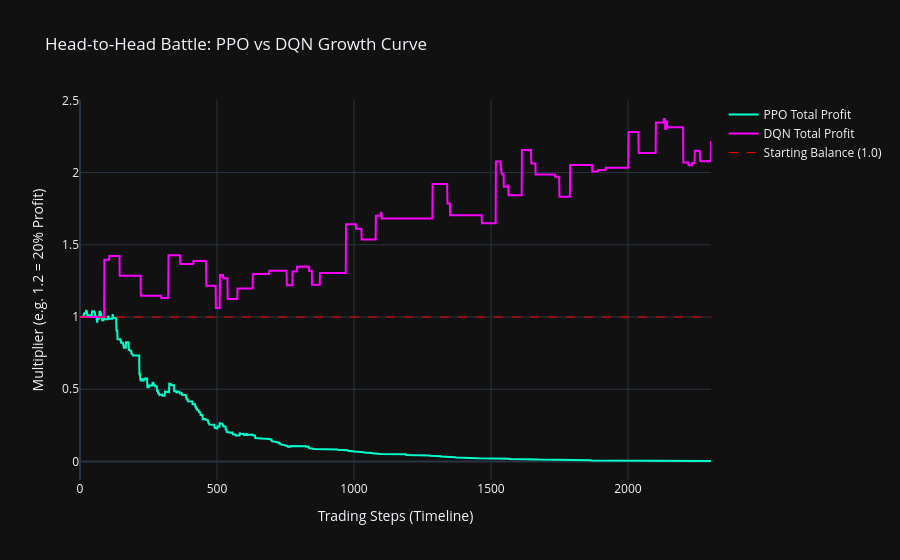

Write notebook code for a chart like this one.
### Code cell
import plotly.graph_objects as go

fig = go.Figure()
colors = {'PPO': '#00ffcc', 'DQN': '#ff00ff'} # Cyberpunk Green vs Magenta

# Loop through both agents simultaneously!
for agent_name, agent_brain in trained_agents.items():
    
    # 1. Spin up a fresh, perfectly fair environment for the agent
    env_eval = gym.make(env_name)
    obs, info = env_eval.reset(seed=42) # Seed 42 guarantees they trade on identical days
    done = False
    
    # 2. Let the agent trade for an entire episode
    while not done:
        action, _ = agent_brain.predict(obs) 
        obs, reward, terminated, truncated, info = env_eval.step(action)
        done = terminated or truncated
        
    # 3. Extract the agent's exact bank balance step-by-step
    profit_history = env_eval.unwrapped.history['total_profit']
    
    # 4. Plot this agent's line!
    fig.add_trace(go.Scatter(
        y=profit_history, 
        mode='lines', 
        name=f'{agent_name} Total Profit',
        line=dict(color=colors.get(agent_name, 'white'), width=2)
    ))

# Add a dotted red baseline representing their Starting Money (1.0)
fig.add_trace(go.Scatter(
    y=[1.0] * len(profit_history), 
    mode='lines', 
    name='Starting Balance (1.0)',
    line=dict(color='red', width=1, dash='dash')
))

fig.update_layout(
    title='Head-to-Head Battle: PPO vs DQN Growth Curve',
    xaxis_title='Trading Steps (Timeline)',
    yaxis_title='Multiplier (e.g. 1.2 = 20% Profit)',
    template='plotly_dark'
)

fig.show()

### Figure 1 — Plotly figure (JSON) as saved in the notebook; plotly's stock layout.template omitted (floating-point values rounded to 4 significant figures; data arrays with more than 128 entries replaced by an {"elided": "..."} marker saying what was removed)
{"data": [{"line": {"color": "#00ffcc", "width": 2}, "mode": "lines", "name": "PPO Total Profit", "type": "scatter", "y": {"elided": "2304 float values"}}, {"line": {"color": "#ff00ff", "width": 2}, "mode": "lines", "name": "DQN Total Profit", "type": "scatter", "y": {"elided": "2304 float values"}}, {"line": {"color": "red", "dash": "dash", "width": 1}, "mode": "lines", "name": "Starting Balance (1.0)", "type": "scatter", "y": {"elided": "2304 int values"}}], "layout": {"title": {"text": "Head-to-Head Battle: PPO vs DQN Growth Curve"}, "xaxis": {"title": {"text": "Trading Steps (Timeline)"}}, "yaxis": {"title": {"text": "Multiplier (e.g. 1.2 = 20% Profit)"}}}}
